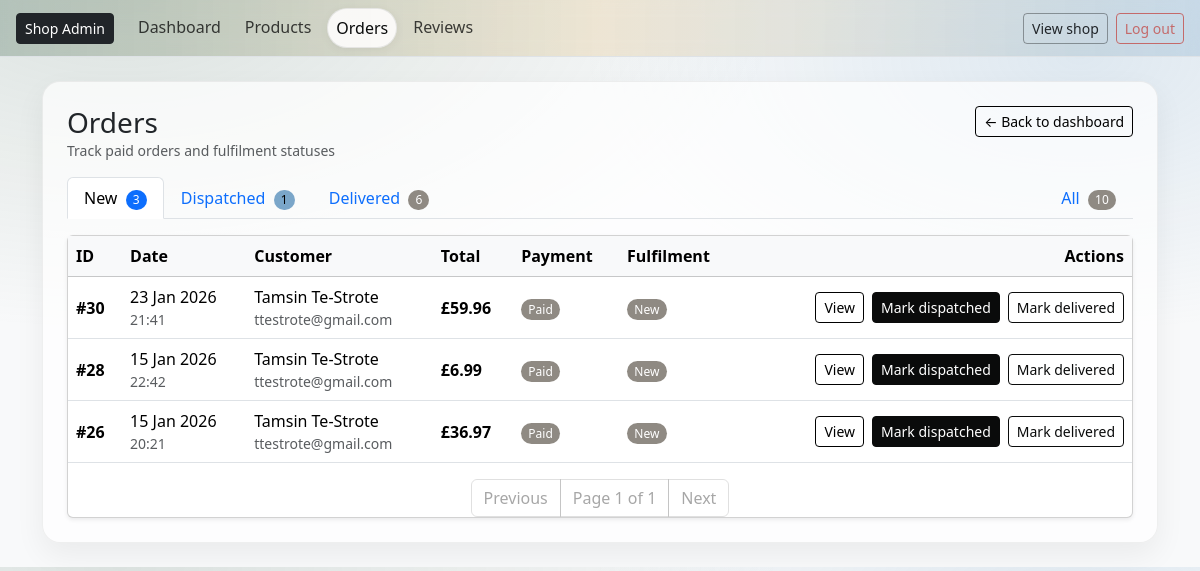
/owner/orders/ (signed in), run on the app's committed database.
### checkout/models.py (models this page shows, shortened)
class Order(models.Model):
    PENDING = "PENDING"
    PAID = "PAID"
    FAILED = "FAILED"
    NEW = "NEW"
    DISPATCHED = "DISPATCHED"
    DELIVERED = "DELIVERED"
    CANCELLED = "CANCELLED"
    STATUS_CHOICES = [
        (PENDING, "Pending"),
        (PAID, "Paid"),
        (FAILED, "Failed"),
    ]
    FULFILMENT_CHOICES = [
        (NEW, "New"),
        (DISPATCHED, "Dispatched"),
        (DELIVERED, "Delivered"),
        (CANCELLED, "Cancelled"),
    ]
    user = models.ForeignKey(
        settings.AUTH_USER_MODEL,
        on_delete=models.SET_NULL,
        null=True,
        blank=True,
        related_name="orders",
    )
    full_name = models.CharField(max_length=100, blank=True)
    email = models.EmailField(blank=True)
    address_line1 = models.CharField(max_length=255, blank=True)
    address_line2 = models.CharField(max_length=255, blank=True)
    city = models.CharField(max_length=100, blank=True)
    postcode = models.CharField(max_length=20, blank=True)
    status = models.CharField(
        max_length=10,
        choices=STATUS_CHOICES,
        default=PENDING,
    )
    total = models.DecimalField(max_digits=8, decimal_places=2)
    stripe_session_id = models.CharField(max_length=255, blank=True)
    created_at = models.DateTimeField(auto_now_add=True)
    stock_deducted = models.BooleanField(default=False)
    fulfilment_status = models.CharField(
        max_length=12,
        choices=FULFILMENT_CHOICES,
        default=NEW,
    )
    dispatched_at = models.DateTimeField(null=True, blank=True)
    delivered_at = models.DateTimeField(null=True, blank=True)
    cancelled_at = models.DateTimeField(null=True, blank=True)

### owner/views.py (the view)
# urls.py: path("orders/", views.my_orders, name="my_orders"),
@staff_member_required(login_url="owner:owner_login")
def orders(request):
    tab = request.GET.get("tab", "new")
    base = Order.objects.all().order_by("-created_at")
    if tab == "all":
        qs = base.filter(
            status=Order.PAID,
            fulfilment_status__in=[
                    Order.DELIVERED,
                    Order.DISPATCHED,
                    Order.NEW,],)
    elif tab == "new":
        qs = base.filter(
            status=Order.PAID, fulfilment_status=Order.NEW)
    elif tab == "dispatched":
        qs = base.filter(
            status=Order.PAID, fulfilment_status=Order.DISPATCHED)
    elif tab == "delivered":
        qs = base.filter(
            status=Order.PAID, fulfilment_status=Order.DELIVERED)
    else:
        qs = base
    counts = {
        "all": base.filter(
            status=Order.PAID,
            fulfilment_status__in=[
                Order.DELIVERED, Order.DISPATCHED, Order.NEW,]).count(),
        "new": base.filter(
            status=Order.PAID, fulfilment_status=Order.NEW).count(),
        "dispatched": base.filter(
            status=Order.PAID, fulfilment_status=Order.DISPATCHED).count(),
        "delivered": base.filter(
            status=Order.PAID, fulfilment_status=Order.DELIVERED).count(),
    }
    paginator = Paginator(qs, 10)
    page_number = request.GET.get("page")
    page_obj = paginator.get_page(page_number)
    return render(request, "owner/orders.html", {
    "orders": page_obj,
    "page_obj": page_obj,
    "paginator": paginator,
    "tab": tab,
    "counts": counts,
})

### cart/context_processors.py (called while the page is built)
def cart_count(request):
    cart = get_or_create_cart(request)
    try:
        count = sum(i.qty for i in cart.items.all())
    except Exception:
        count = 0
    return {"cart_count": count}

### cart/utils.py (called while the page is built)
def get_or_create_cart(request):
    if not request.session.session_key:
        request.session.create()
    request.session.set_expiry(60 * 60 * 24 * 14)
    session_key = request.session.session_key
    if request.user.is_authenticated:
        cart, created = Cart.objects.get_or_create(
            user=request.user,
            defaults={"session_key": session_key},
        )
        if not cart.session_key:
            cart.session_key = session_key
            cart.save(update_fields=["session_key"])
        return cart
    cart, _ = Cart.objects.get_or_create(user=None, session_key=session_key)
    return cart

### owner/templates/owner/orders.html (shortened to what this page needs)
{% extends "owner/base_owner.html" %}
{% load tag_extras %}
{% block content %}
<div class="d-flex justify-content-between align-items-start mb-3">
  <div>
    <h1 class="h3 mb-0">Orders</h1>
    <div class="text-muted small">Track paid orders and fulfilment statuses</div>
  </div>
      <a href="{% url 'owner:owner_dashboard' %}" class="btn btn-sm btn-outline-secondary mb-2">
      ← Back to dashboard
    </a>
</div>
<ul class="nav nav-tabs mb-3">
  <li class="nav-item">
    <a class="nav-link {% if tab == 'new' %}active{% endif %}" href="?tab=new">
      New
      {% if counts.new %}
        <span class="badge text-bg-primary ms-1">{{ counts.new }}</span>
      {% else %}
        <span class="badge text-bg-light border ms-1">0</span>
      {% endif %}
    </a>
  </li>
  <li class="nav-item">
    <a class="nav-link {% if tab == 'dispatched' %}active{% endif %}" href="?tab=dispatched">
      Dispatched
      {% if counts.dispatched %}
        <span class="badge text-bg-info ms-1">{{ counts.dispatched }}</span>
      {% else %}
        <span class="badge text-bg-light border ms-1">0</span>
      {% endif %}
    </a>
  </li>
  <li class="nav-item">
    <a class="nav-link {% if tab == 'delivered' %}active{% endif %}" href="?tab=delivered">
      Delivered
      {% if counts.delivered %}
        <span class="badge text-bg-success ms-1">{{ counts.delivered }}</span>
      {% else %}
        <span class="badge text-bg-light border ms-1">0</span>
      {% endif %}
    </a>
  </li>
  <li class="nav-item ms-auto">
    <a class="nav-link {% if tab == 'all' %}active{% endif %}" href="?tab=all">
      All
      <span class="badge text-bg-secondary ms-1">{{ counts.all }}</span>
    </a>
  </li>
</ul>
<div class="card shadow-sm">
  <div class="table-responsive">
    <table class="table align-middle mb-0">
      <thead class="table-light">
        <tr>
          <th>ID</th>
          <th>Date</th>
          <th>Customer</th>
          <th>Total</th>
          <th>Payment</th>
          <th>Fulfilment</th>
          <th class="text-end">Actions</th>
        </tr>
      </thead>
      <tbody>
        {% for o in orders %}
          <tr>
            <td class="fw-semibold">#{{ o.id }}</td>
            <td>
              {{ o.created_at|date:"d M Y" }}
              <div class="text-muted small">{{ o.created_at|date:"H:i" }}</div>
            </td>
            <td>
              {{ o.full_name|default:o.email|default:"Guest" }}
              {% if o.email %}
                <div class="text-muted small text-truncate" style="max-width: 260px;">{{ o.email }}</div>
              {% endif %}
            </td>
            <td class="fw-semibold">£{{ o.total }}</td>
            <td>
              {% if o.status == "PAID" %}
                <span class="badge text-bg-success">Paid</span>
              {% elif o.status == "PENDING" %}
                <span class="badge text-bg-warning">Pending</span>
              {% else %}
                <span class="badge text-bg-danger">Failed</span>
              {% endif %}
            </td>
            <td>
              {% if o.fulfilment_status == "NEW" %}
                <span class="badge text-bg-secondary">New</span>
              {% elif o.fulfilment_status == "DISPATCHED" %}
                <span class="badge text-bg-info">Dispatched</span>
              {% elif o.fulfilment_status == "DELIVERED" %}
                <span class="badge text-bg-success">Delivered</span>
              {% elif o.fulfilment_status == "CANCELLED" %}
                <span class="badge text-bg-dark">Cancelled</span>
              {% else %}
                <span class="badge text-bg-light border">—</span>
              {% endif %}
            </td>
            <td class="text-end">
              <div class="d-flex flex-wrap justify-content-end align-items-center gap-2">
                <a class="btn btn-sm btn-outline-secondary"
                  href="{% url 'owner:owner_order_detail' o.id %}">
                  View
                </a>
                {% if o.status == "PAID" %}
                  {% if o.fulfilment_status == "NEW" %}
                    <form method="post"
                          action="{% url 'owner:owner_order_set_fulfilment' o.id 'DISPATCHED' %}">
                      <button class="btn btn-sm btn-mm text-nowrap" type="submit">
                        Mark dispatched
                      </button>
                    </form>
                  {% endif %}
                  {% if o.fulfilment_status != "DELIVERED" and o.fulfilment_status != "CANCELLED" %}
                    <form method="post"
                          action="{% url 'owner:owner_order_set_fulfilment' o.id 'DELIVERED' %}">
                      <button class="btn btn-sm btn-mm-outline text-nowrap" type="submit">
                        Mark delivered
                      </button>
                    </form>
                  {% endif %}
                {% endif %}
              </div>
            </td>
          </tr>
        {% endfor %}
      </tbody>
    </table>
    <nav class="mt-3">
      <ul class="pagination justify-content-center mb-0">
        {% if page_obj.has_previous %}
          <li class="page-item">
            <a class="page-link"
              href="?{% querystring request.GET 'page' page_obj.previous_page_number %}">
              Previous
            </a>
          </li>
        {% else %}
          <li class="page-item disabled"><span class="page-link">Previous</span></li>
        {% endif %}
        <li class="page-item disabled">
          <span class="page-link">Page {{ page_obj.number }} of {{ page_obj.paginator.num_pages }}</span>
        </li>
        {% if page_obj.has_next %}
          <li class="page-item">
            <a class="page-link"
              href="?{% querystring request.GET 'page' page_obj.next_page_number %}">
              Next
            </a>
          </li>
        {% else %}
          <li class="page-item disabled"><span class="page-link">Next</span></li>
        {% endif %}
      </ul>
    </nav>
  </div>
</div>
{% endblock content %}

### static/css/base-admin.css (style rules this page uses)
:root { --bb-primary: #5f7f6b; --bb-secondary: #8f8a83; --bb-success: #8f8a83; --bb-warning: #e3b35a; --bb-danger: #c46a6a; --bb-info: #7aa6c9; --bb-bg-soft: rgba(255, 255, 255, .85); --bb-border-soft: rgba(0, 0, 0, .08); --bb-shadow-soft: 0 12px 30px rgba(0, 0, 0, .06); --bb-primary: #0a0b0b; --bb-primary-dark: #0a0b0b; --bb-cream: #f6f4f0; --bb-text: #333333; }
body.bb-admin { background: radial-gradient(1200px 600px at 10% 0%, rgba(95, 127, 107, .18), transparent 55%), radial-gradient(900px 500px at 90% 10%, rgba(122, 166, 201, .20), transparent 55%), #f8f9fa; }
.btn-mm { background: var(--bb-primary); border-color: var(--bb-primary); color: #fff; }
.btn-mm-outline { border-color: var(--bb-primary); color: var(--bb-primary); background: transparent; }
.btn-outline-secondary { background: var(--aa-primary); border-color: var(--aa-primary); color: #000000; }
.badge { border-radius: 999px; font-weight: 500; padding: .35em .6em; }
.text-bg-success { background-color: var(--bb-success) !important; }
.text-bg-info { background-color: var(--bb-info) !important; }
.text-bg-secondary { background-color: var(--bb-secondary) !important; }
.pagination .page-link { color: var(--bb-primary); border-color: rgba(0,0,0,.12); }
.pagination .page-item.disabled .page-link { color: rgba(0,0,0,.35); background-color: transparent; }

### data on the page
Order: id "30", created_at "23 Jan 2026", created_at "21:41", full_name "Tamsin Te-Strote", email "ttestrote@gmail.com", total "59.96", status "Paid", fulfilment_status "New"
Order: id "28", created_at "15 Jan 2026", created_at "22:42", full_name "Tamsin Te-Strote", email "ttestrote@gmail.com", total "6.99", status "Paid", fulfilment_status "New"
Order: id "26", created_at "15 Jan 2026", created_at "20:21", full_name "Tamsin Te-Strote", email "ttestrote@gmail.com", total "36.97", status "Paid", fulfilment_status "New"

### other printed values
{{ counts.new }} "3"
{{ counts.dispatched }} "1"
{{ counts.delivered }} "6"
{{ counts.all }} "10"
{{ page_obj.number }} "1"
{{ page_obj.paginator.num_pages }} "1"
